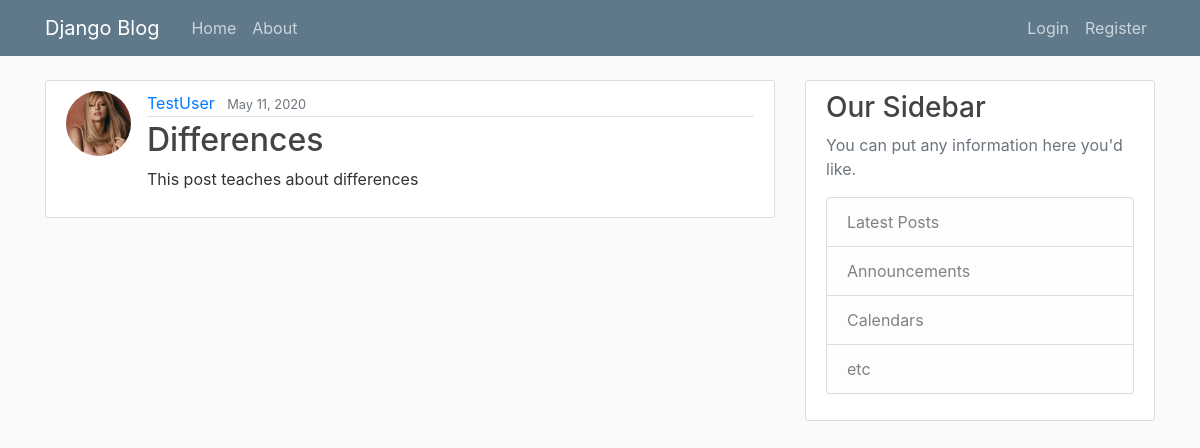
The page /post/10/ on the database its author committed.
### blog/models.py (models this page shows, shortened)
class Post(models.Model):
    title = models.CharField(max_length=100)
    content = models.TextField()
    date_posted = models.DateTimeField(default=timezone.now)
    authour = models.ForeignKey(User, on_delete=models.CASCADE)

### users/models.py (models this page shows, shortened)
class Profile(models.Model):
    user = models.OneToOneField(User, on_delete=models.CASCADE)
    image = models.ImageField(default='default.jpg', upload_to='profile_pics')

### blog/views.py (the view)
# urls.py: path('post/<int:pk>/', PostDetailView.as_view(), name = 'post-detail'),
class PostDetailView(DetailView):
    model = Post

### blog/templates/blog/post_detail.html (shortened to what this page needs)
{% extends 'blog/base.html' %}
{% block content %}
    <article class="media content-section">
        <img class = "rounded-circle article-img" src = "{{ object.authour.profile.image.url }}">
        <div class="media-body">
        <div class="article-metadata">
            <a class="mr-2" href="{% url 'user-posts' object.authour.username %}">{{ object.authour }}</a>
            <small class="text-muted">{{ object.date_posted|date:"F d, Y" }}</small>
        </div>
        <h2 class="article-title">{{ object.title }}</h2>
        <p class="article-content">{{object.content }}</p>
        </div>
    </article>
{%endblock%}

### blog/static/blog/main.css (style rules this page uses)
body { background: #fafafa; color: #333333; margin-top: 5rem; }
h1, h2, h3, h4, h5, h6 { color: #444444; }
.content-section { background: #ffffff; padding: 10px 20px; border: 1px solid #dddddd; border-radius: 3px; margin-bottom: 20px; }
.article-title { color: #444444; }
.article-content { white-space: pre-line; }
.article-img { height: 65px; width: 65px; margin-right: 16px; }
.article-metadata { padding-bottom: 1px; margin-bottom: 4px; border-bottom: 1px solid #e3e3e3 }

### rows shown on the page
Post: authour.profile.image (placeholder picture), authour "TestUser", date_posted "May 11, 2020", title "Differences", content "This post teaches about differences"
